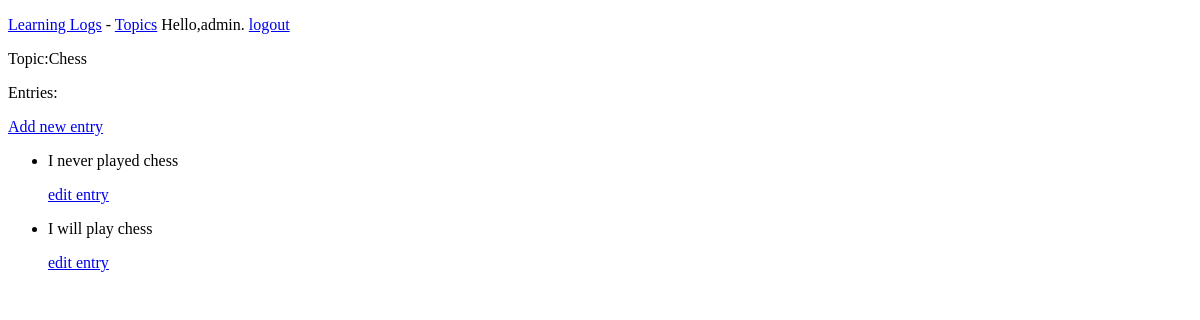
Before: /topics/1/ (signed in) with the older database file.
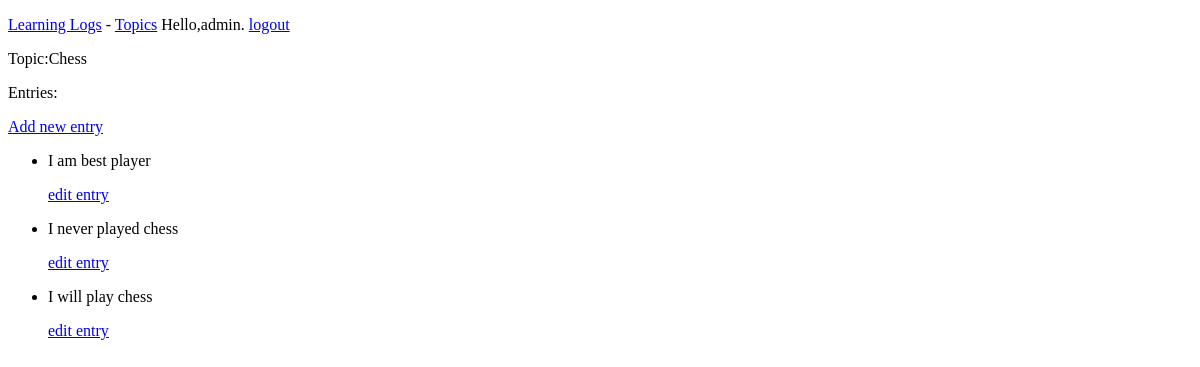
After: the same page with the newer database file.
### learning_logs/models.py (models this page shows, shortened)
class Entry(models.Model):
    topic = models.ForeignKey(Topic)
    text = models.TextField()
    date_added = models.DateTimeField(auto_now_add=True)
    class Meta:
        verbose_name_plural = 'entries'

### learning_logs/views.py (the view)
# urls.py: url(r'^topics/(?P<topic_id>\d+)/$', views.topic, name='topic'),
@login_required()
def topic(request,topic_id):
    topic = Topic.objects.get(id=topic_id)
    entries = topic.entry_set.order_by('-date_added')
    context = {'topic':topic,
               'entries':entries}
    return render(request,'learning_logs/topic.html',context)

### learning_logs/models.py (called while the page is built)
    def __str__(self):
        return self.text

### templates/learning_logs/topic.html (shortened to what this page needs)
<!DOCTYPE html>
{% extends 'learning_logs/base.html' %}
{% block content %}
    <p>Topic:{{ topic }}</p>
    <p>Entries:</p>
    <p>
    <a href="{% url 'learning_logs:new_entry' topic.id %}">Add new entry</a>
     </p>
    <ul>
        {% for entry in entries %}
        <li>
            <p>{{ entry.text|linebreaks }}</p>
                <p><a href="{% url 'learning_logs:edit_entry' entry.id %}">edit entry</a></p>
        </li>
    {% empty %}
        <li>
            There are no entries for this topic yet.
        </li>
    {% endfor %}
    </ul>
{% endblock %}

Changed rows visible on the page:
added Entry: text "I am best player"
